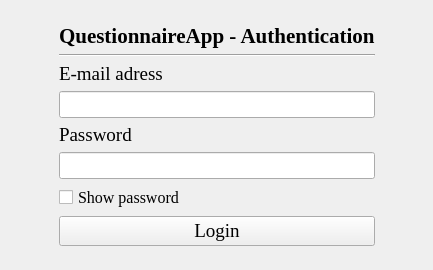
<?xml version="1.0" encoding="UTF-8"?>
<ui version="4.0">
 <class>LoginPanelClass</class>
 <widget class="QMainWindow" name="LoginPanelClass">
  <property name="geometry">
   <rect>
    <x>0</x>
    <y>0</y>
    <width>433</width>
    <height>270</height>
   </rect>
  </property>
  <property name="windowTitle">
   <string>QuestionnaireApp</string>
  </property>
  <widget class="QWidget" name="centralWidget">
   <layout class="QHBoxLayout" name="horizontalLayout_2">
    <item>
     <layout class="QHBoxLayout" name="horizontalLayout">
      <item>
       <spacer name="horizontalSpacer_2">
        <property name="orientation">
         <enum>Qt::Horizontal</enum>
        </property>
        <property name="sizeHint" stdset="0">
         <size>
          <width>40</width>
          <height>20</height>
         </size>
        </property>
       </spacer>
      </item>
      <item>
       <layout class="QVBoxLayout" name="verticalLayout">
        <item>
         <spacer name="verticalSpacer_2">
          <property name="orientation">
           <enum>Qt::Vertical</enum>
          </property>
          <property name="sizeHint" stdset="0">
           <size>
            <width>20</width>
            <height>40</height>
           </size>
          </property>
         </spacer>
        </item>
        <item>
         <widget class="QLabel" name="appTitleLabel">
          <property name="font">
           <font>
            <family>Times New Roman</family>
            <pointsize>16</pointsize>
            <weight>75</weight>
            <bold>true</bold>
           </font>
          </property>
          <property name="text">
           <string>QuestionnaireApp - Authentication</string>
          </property>
         </widget>
        </item>
        <item>
         <widget class="Line" name="line">
          <property name="orientation">
           <enum>Qt::Horizontal</enum>
          </property>
         </widget>
        </item>
        <item>
         <widget class="QLabel" name="emailLabel">
          <property name="font">
           <font>
            <family>Times New Roman</family>
            <pointsize>14</pointsize>
            <weight>50</weight>
            <bold>false</bold>
           </font>
          </property>
          <property name="text">
           <string>E-mail adress</string>
          </property>
         </widget>
        </item>
        <item>
         <widget class="QLineEdit" name="emailInput">
          <property name="font">
           <font>
            <family>Times New Roman</family>
            <pointsize>12</pointsize>
           </font>
          </property>
          <property name="text">
           <string/>
          </property>
         </widget>
        </item>
        <item>
         <widget class="QLabel" name="passwordLabel">
          <property name="font">
           <font>
            <family>Times New Roman</family>
            <pointsize>14</pointsize>
            <weight>50</weight>
            <bold>false</bold>
           </font>
          </property>
          <property name="text">
           <string>Password</string>
          </property>
         </widget>
        </item>
        <item>
         <widget class="QLineEdit" name="passwordInput">
          <property name="font">
           <font>
            <family>Times New Roman</family>
            <pointsize>12</pointsize>
           </font>
          </property>
          <property name="text">
           <string/>
          </property>
          <property name="echoMode">
           <enum>QLineEdit::Password</enum>
          </property>
         </widget>
        </item>
        <item>
         <widget class="QCheckBox" name="checkShowPassword">
          <property name="font">
           <font>
            <family>Times New Roman</family>
            <pointsize>12</pointsize>
           </font>
          </property>
          <property name="text">
           <string>Show password</string>
          </property>
         </widget>
        </item>
        <item>
         <widget class="QPushButton" name="loginButton">
          <property name="font">
           <font>
            <family>Times New Roman</family>
            <pointsize>14</pointsize>
            <weight>50</weight>
            <bold>false</bold>
           </font>
          </property>
          <property name="text">
           <string>Login</string>
          </property>
         </widget>
        </item>
        <item>
         <spacer name="verticalSpacer">
          <property name="orientation">
           <enum>Qt::Vertical</enum>
          </property>
          <property name="sizeHint" stdset="0">
           <size>
            <width>20</width>
            <height>40</height>
           </size>
          </property>
         </spacer>
        </item>
       </layout>
      </item>
      <item>
       <spacer name="horizontalSpacer">
        <property name="orientation">
         <enum>Qt::Horizontal</enum>
        </property>
        <property name="sizeHint" stdset="0">
         <size>
          <width>40</width>
          <height>20</height>
         </size>
        </property>
       </spacer>
      </item>
     </layout>
    </item>
   </layout>
  </widget>
 </widget>
 <layoutdefault spacing="6" margin="11"/>
 <resources>
  <include location="LoginPanel.qrc"/>
 </resources>
 <connections/>
</ui>
